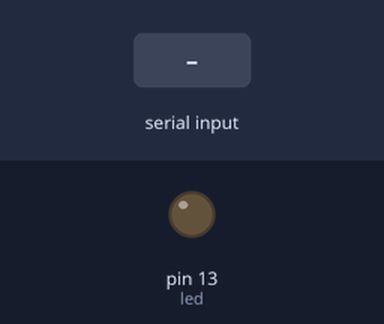
Recording of a sketch running on a simulated Arduino Uno, built with avr-gcc and run on an emulated ATmega328P. On the bench: output pins drawn as LEDs (lit = HIGH). Inputs (shaded band) come from the test bench.

Above: at 1.2 s.
1.3 s: "1\n" received over Serial
At 2.1 s:
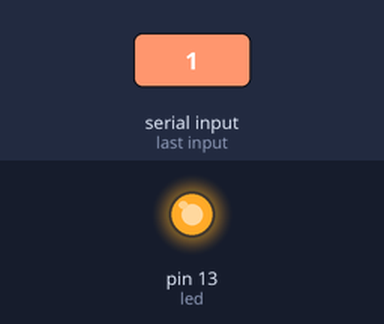
Timing chart, 0 to 4.3 s (numbered marks = the images above; inputs shaded):
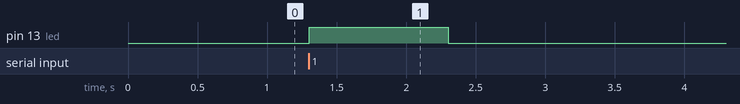

Measured:
- after the input at 1.3 s, pin 13 (led): LOW → HIGH at once, → LOW 1.0 s later

The sketch:

p1.ino
```cpp
int led=13;
void setup() {
pinMode(led,OUTPUT);
Serial.begin(9600);
}

void loop() {
if(Serial.available())
{
int readserial=Serial.parseInt();
if(readserial==0)
digitalWrite(led,LOW);
if(readserial==1)
digitalWrite(led,HIGH);
}
}
```
